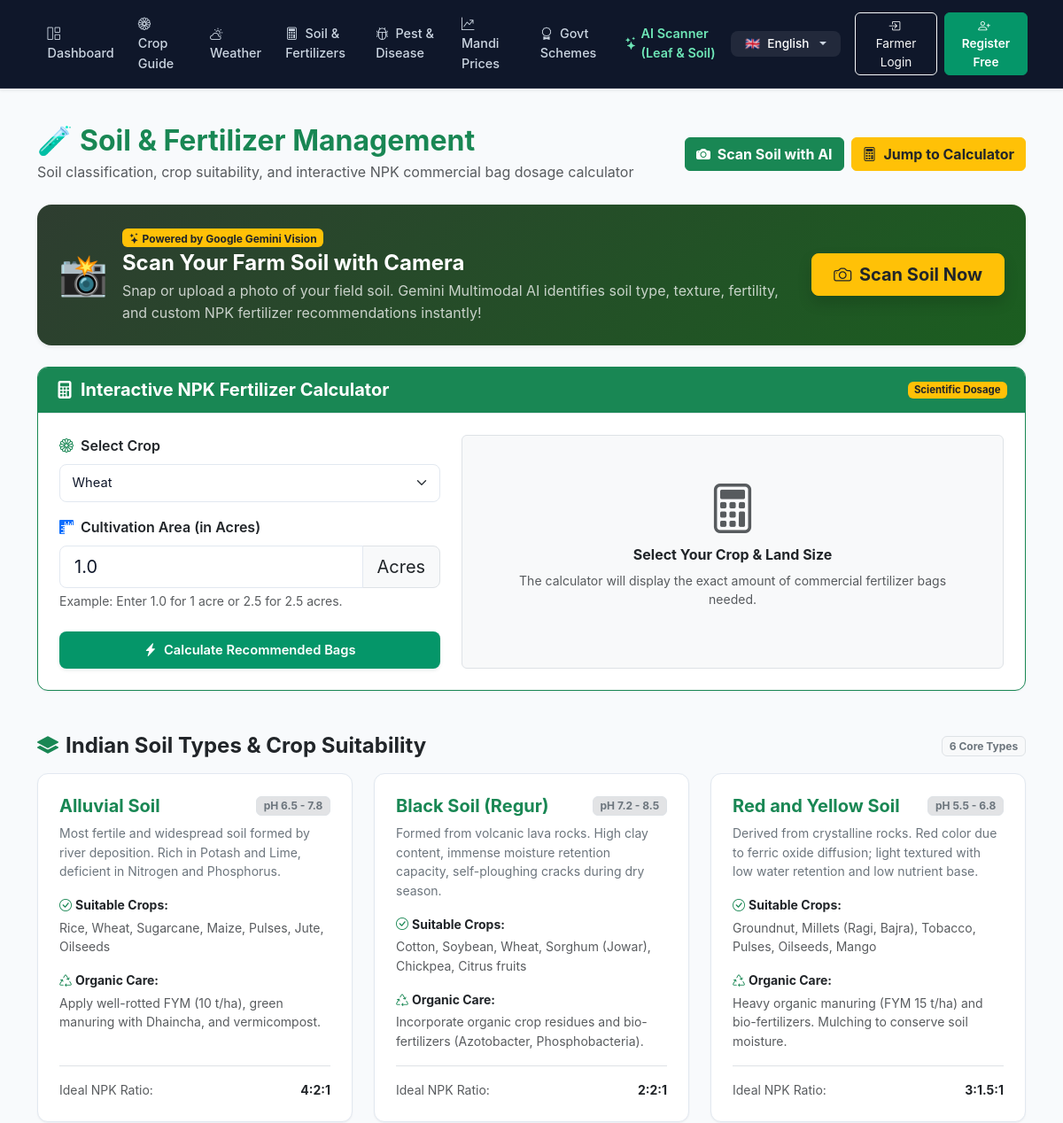
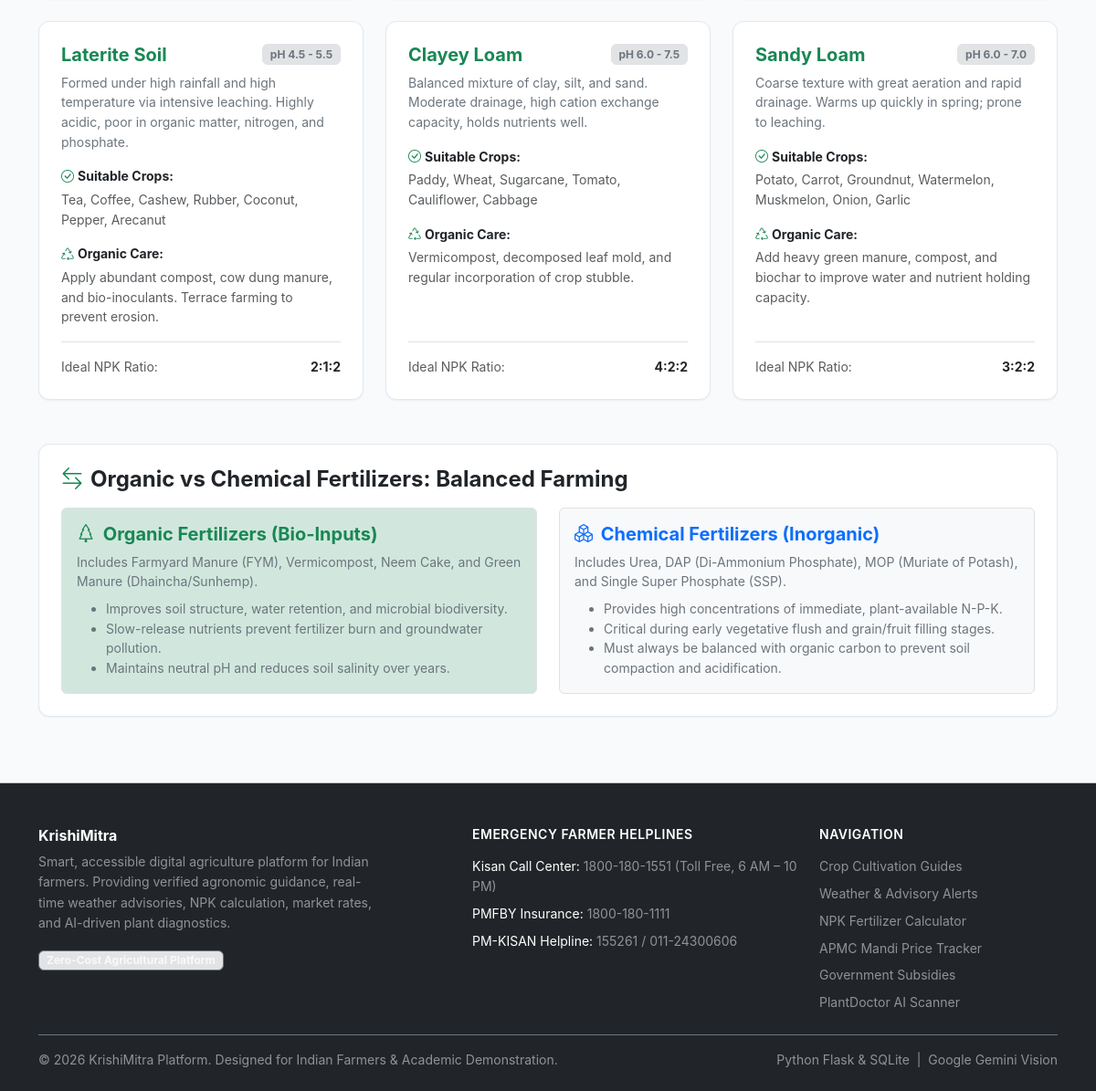
The page /soil/ on the database its author committed (2 pictures, top to bottom).
### tables this page shows
CREATE TABLE fertilizer_soil (
    id INTEGER PRIMARY KEY AUTOINCREMENT,
    soil_type TEXT NOT NULL UNIQUE,
    characteristics TEXT NOT NULL,
    suitable_crops TEXT NOT NULL,
    organic_recommendations TEXT NOT NULL,
    chemical_recommendations TEXT NOT NULL,
    npk_ratio TEXT NOT NULL,
    ph_range TEXT NOT NULL
);

### app/routes/soil.py (the view, shortened to what this page needs)
@soil_bp.route('/', methods=['GET', 'POST'])
def index():
    db = get_db()
    soils = db.execute("SELECT * FROM fertilizer_soil ORDER BY id ASC").fetchall()
    calc_result = None
    selected_crop = "Wheat"
    acres = 1.0
    return render_template(
        'soil/index.html',
        soils=soils,
        crop_options=list(CROP_NPK_ACRE.keys()),
        calc_result=calc_result,
        selected_crop=selected_crop,
        acres=acres
    )

### app/database/db.py (called while the page is built, shortened)
def get_db():
    if 'db' not in g:
        db_url = current_app.config.get('DATABASE_URL') or os.environ.get('DATABASE_URL')
        db_path = current_app.config.get('DATABASE', 'krishimitra.db')
        conn = sqlite3.connect(db_path)
        conn.row_factory = sqlite3.Row
        g.db = conn
        g.db_backend = 'sqlite'
    return g.db

### app/translations/languages.py (called while the page is built)
def get_translation(key: str, lang: str = 'en') -> str:
    if not lang or lang not in SUPPORTED_LANGUAGES:
        lang = 'en'
    entry = TRANSLATIONS.get(key)
    if not entry:
        return key
    return entry.get(lang, entry.get('en', key))

### app/templates/soil/index.html (shortened to what this page needs)
{% extends "base.html" %}
{% block content %}
<div class="container py-4">
  <div class="d-flex flex-column flex-md-row justify-content-between align-items-md-center mb-4 gap-2">
    <div>
      <h2 class="fw-bold text-success mb-1">
        <span class="me-2">🧪</span>Soil & Fertilizer Management
      </h2>
      <p class="text-muted mb-0">Soil classification, crop suitability, and interactive NPK commercial bag dosage calculator</p>
    </div>
    <div class="d-flex gap-2">
      <a href="{{ url_for('plantdoctor.index', scan_type='soil') }}" class="btn btn-success fw-bold">
        <i class="bi bi-camera-fill me-1"></i> Scan Soil with AI
      </a>
      <a href="#calculator" class="btn btn-warning fw-bold text-dark">
        <i class="bi bi-calculator me-1"></i> Jump to Calculator
      </a>
    </div>
  </div>
  <div class="card border-0 shadow-sm mb-4" style="background: linear-gradient(135deg, #2e3d30, #1b5e20); color: white; border-radius: 16px;">
    <div class="card-body p-4 d-flex flex-column flex-md-row align-items-center justify-content-between gap-3">
      <div class="d-flex align-items-center gap-3">
        <div style="font-size: 2.8rem;">📸</div>
        <div>
          <span class="badge bg-warning text-dark fw-bold mb-1">
            <i class="bi bi-stars"></i> Powered by Google Gemini Vision
          </span>
          <h4 class="fw-bold mb-1">Scan Your Farm Soil with Camera</h4>
          <p class="mb-0 opacity-75">Snap or upload a photo of your field soil. Gemini Multimodal AI identifies soil type, texture, fertility, and custom NPK fertilizer recommendations instantly!</p>
        </div>
      </div>
      <a href="{{ url_for('plantdoctor.index', scan_type='soil') }}" class="btn btn-warning btn-lg fw-bold text-dark text-nowrap px-4 shadow">
        <i class="bi bi-camera me-1"></i> Scan Soil Now
      </a>
    </div>
  </div>
  <div class="farm-card mb-5 border-success" id="calculator">
    <div class="card-header-agri bg-success text-white d-flex align-items-center justify-content-between">
      <h5 class="fw-bold mb-0 text-white"><i class="bi bi-calculator-fill me-2"></i>Interactive NPK Fertilizer Calculator</h5>
      <span class="badge bg-warning text-dark fw-bold">Scientific Dosage</span>
    </div>
    <div class="p-4">
      <div class="row g-4">
        <div class="col-lg-5">
          <form method="POST" action="{{ url_for('soil.index') }}#calculator">
            <div class="mb-3">
              <label for="cropSelect" class="form-label fw-semibold text-dark">
                <i class="bi bi-flower1 text-success me-1"></i> Select Crop
              </label>
              <select class="form-select form-select-lg" id="cropSelect" name="crop" required>
                {% for crop_name in crop_options %}
                  <option value="{{ crop_name }}" {% if crop_name == selected_crop %}selected{% endif %}>
                    {{ crop_name }}
                  </option>
                {% endfor %}
              </select>
            </div>
            <div class="mb-4">
              <label for="acresInput" class="form-label fw-semibold text-dark">
                <i class="bi bi-rulers text-primary me-1"></i> Cultivation Area (in Acres)
              </label>
              <div class="input-group input-group-lg">
                <input type="number" class="form-control" id="acresInput" name="acres" value="{{ acres }}" min="0.1" max="500" step="0.1" required>
                <span class="input-group-text bg-light">Acres</span>
              </div>
              <div class="form-text">Example: Enter 1.0 for 1 acre or 2.5 for 2.5 acres.</div>
            </div>
            <button type="submit" class="btn btn-agri btn-lg w-100 shadow-sm">
              <i class="bi bi-lightning-charge-fill me-1"></i> Calculate Recommended Bags
            </button>
          </form>
        </div>
        <div class="col-lg-7">
          {% if calc_result %}
            <div class="p-4 rounded-3 border bg-light h-100">
              <div class="d-flex justify-content-between align-items-center mb-3">
                <h6 class="fw-bold text-success mb-0">
                  Fertilizer Schedule For {{ calc_result['crop'] }} ({{ calc_result['acres'] }} Acres)
                </h6>
                <span class="badge bg-success-subtle text-success border">Verified Recommendation</span>
              </div>
              <div class="row g-2 mb-3 text-center">
                <div class="col-4">
                  <div class="p-2 border rounded bg-white">
                    <small class="text-muted d-block">Nitrogen (N)</small>
                    <strong class="text-success fs-5">{{ calc_result['total_n'] }} kg</strong>
                  </div>
                </div>
                <div class="col-4">
                  <div class="p-2 border rounded bg-white">
                    <small class="text-muted d-block">Phosphorus (P)</small>
                    <strong class="text-primary fs-5">{{ calc_result['total_p'] }} kg</strong>
                  </div>
                </div>
                <div class="col-4">
                  <div class="p-2 border rounded bg-white">
                    <small class="text-muted d-block">Potassium (K)</small>
                    <strong class="text-danger fs-5">{{ calc_result['total_k'] }} kg</strong>
                  </div>
                </div>
              </div>
              <h6 class="fw-bold text-dark mb-2 small text-uppercase">Recommended Commercial Fertilizer Bags:</h6>
              <div class="row g-2 mb-3">
                <div class="col-md-4">
                  <div class="p-3 border rounded bg-white text-center">
                    <span class="badge bg-warning text-dark mb-1">Urea (46% N)</span>
                    <h3 class="fw-bold text-dark mb-0">{{ calc_result['urea_bags'] }} <small class="fs-6 text-muted">Bags</small></h3>
                    <small class="text-muted">({{ calc_result['urea_kg'] }} kg total, 45kg/bag)</small>
                  </div>
                </div>
                <div class="col-md-4">
                  <div class="p-3 border rounded bg-white text-center">
                    <span class="badge bg-info text-white mb-1">DAP (18-46-0)</span>
                    <h3 class="fw-bold text-dark mb-0">{{ calc_result['dap_bags'] }} <small class="fs-6 text-muted">Bags</small></h3>
                    <small class="text-muted">({{ calc_result['dap_kg'] }} kg total, 50kg/bag)</small>
                  </div>
                </div>
                <div class="col-md-4">
                  <div class="p-3 border rounded bg-white text-center">
                    <span class="badge bg-danger text-white mb-1">MOP (60% K)</span>
                    <h3 class="fw-bold text-dark mb-0">{{ calc_result['mop_bags'] }} <small class="fs-6 text-muted">Bags</small></h3>
                    <small class="text-muted">({{ calc_result['mop_kg'] }} kg total, 50kg/bag)</small>
                  </div>
                </div>
              </div>
              <div class="alert alert-success border-0 small mb-0 d-flex align-items-center gap-2">
                <i class="bi bi-patch-check-fill text-success fs-4"></i>
                <div>
                  <strong>Organic Base Recommendation:</strong> Apply approximately <strong>{{ calc_result['organic_compost_tons'] }} Tons</strong> of well-decomposed Farmyard Manure (FYM) or Vermicompost during land preparation.
                </div>
              </div>
            </div>
          {% else %}
            <div class="p-5 border rounded bg-light text-center h-100 d-flex flex-column justify-content-center">
              <i class="bi bi-calculator text-muted display-4 mb-2"></i>
              <h6 class="text-dark fw-bold">Select Your Crop & Land Size</h6>
              <p class="text-muted small">The calculator will display the exact amount of commercial fertilizer bags needed.</p>
            </div>
          {% endif %}
        </div>
      </div>
    </div>
  </div>
  <div class="mb-5">
    <div class="d-flex align-items-center justify-content-between mb-3">
      <h4 class="fw-bold text-dark mb-0"><i class="bi bi-layers-fill text-success me-2"></i>Indian Soil Types & Crop Suitability</h4>
      <span class="badge bg-light text-secondary border">6 Core Types</span>
    </div>
    <div class="row g-4">
      {% for s in soils %}
      <div class="col-md-6 col-lg-4">
        <div class="farm-card h-100 p-4 d-flex flex-column justify-content-between">
          <div>
            <div class="d-flex justify-content-between align-items-center mb-2">
              <h5 class="fw-bold text-success mb-0">{{ s['soil_type'] }}</h5>
              <span class="badge bg-secondary-subtle text-secondary border">pH {{ s['ph_range'] }}</span>
            </div>
            <p class="small text-secondary mb-3 leading-relaxed">{{ s['characteristics'] }}</p>
            <div class="mb-3 small">
              <strong class="text-dark d-block mb-1"><i class="bi bi-check-circle text-success me-1"></i>Suitable Crops:</strong>
              <span class="text-muted">{{ s['suitable_crops'] }}</span>
            </div>
            <div class="mb-3 small">
              <strong class="text-dark d-block mb-1"><i class="bi bi-recycle text-success me-1"></i>Organic Care:</strong>
              <span class="text-muted">{{ s['organic_recommendations'] }}</span>
            </div>
          </div>
          <div class="pt-3 border-top small d-flex justify-content-between align-items-center">
            <span class="text-muted">Ideal NPK Ratio:</span>
            <span class="fw-bold text-dark">{{ s['npk_ratio'] }}</span>
          </div>
        </div>
      </div>
      {% endfor %}
    </div>
  </div>
  <div class="farm-card p-4">
    <h4 class="fw-bold text-dark mb-3"><i class="bi bi-arrow-left-right text-success me-2"></i>Organic vs Chemical Fertilizers: Balanced Farming</h4>
    <div class="row g-4">
      <div class="col-md-6">
        <div class="p-3 border rounded bg-success-subtle h-100">
          <h5 class="fw-bold text-success"><i class="bi bi-tree me-1"></i> Organic Fertilizers (Bio-Inputs)</h5>
          <p class="small text-secondary mb-2">
            Includes Farmyard Manure (FYM), Vermicompost, Neem Cake, and Green Manure (Dhaincha/Sunhemp).
          </p>
          <ul class="small text-secondary mb-0">
            <li>Improves soil structure, water retention, and microbial biodiversity.</li>
            <li>Slow-release nutrients prevent fertilizer burn and groundwater pollution.</li>
            <li>Maintains neutral pH and reduces soil salinity over years.</li>
          </ul>
        </div>
      </div>
      <div class="col-md-6">
        <div class="p-3 border rounded bg-light h-100">
          <h5 class="fw-bold text-primary"><i class="bi bi-boxes me-1"></i> Chemical Fertilizers (Inorganic)</h5>
          <p class="small text-secondary mb-2">
            Includes Urea, DAP (Di-Ammonium Phosphate), MOP (Muriate of Potash), and Single Super Phosphate (SSP).
          </p>
          <ul class="small text-secondary mb-0">
            <li>Provides high concentrations of immediate, plant-available N-P-K.</li>
            <li>Critical during early vegetative flush and grain/fruit filling stages.</li>
            <li>Must always be balanced with organic carbon to prevent soil compaction and acidification.</li>
          </ul>
        </div>
      </div>
    </div>
  </div>
</div>
{% endblock %}

### app/static/css/style.css (style rules this page uses)
body { top: 0px !important; }
:root { --primary-green: #059669; --primary-dark: #047857; --primary-light: #10b981; --primary-subtle: #ecfdf5; --primary-border: #a7f3d0; --bg-app: #f8fafc; --surface-card: #ffffff; --surface-muted: #f1f5f9; --text-main: #0f172a; --text-secondary: #475569; --text-muted: #94a3b8; --border-light: #e2e8f0; --border-focus: #059669; --accent-amber: #d97706; --accent-amber-subtle: #fffbeb; --accent-red: #dc2626; --accent-blue: #2563eb; --shadow-sm: 0 1px 2px 0 rgb(15 23 42 / 0.05); --shadow-md: 0 4px 6px -1px rgb(15 23 42 / 0.07), 0 2px 4px -2px rgb(15 23 42 / 0.05); --shadow-lg: 0 10px 15px -3px rgb(15 23 42 / 0.08), 0 4px 6px -4px rgb(15 23 42 / 0.04); }
body { font-family: -apple-system, BlinkMacSystemFont, "Plus Jakarta Sans", "Inter", "Segoe UI", Roboto, sans-serif; background-color: var(--bg-app); color: var(--text-main); min-height: 100vh; display: flex; flex-direction: column; line-height: 1.55; -webkit-font-smoothing: antialiased; }
.farm-card { background: var(--surface-card); border: 1px solid var(--border-light); border-radius: 12px; box-shadow: var(--shadow-sm); transition: border-color 0.2s ease, box-shadow 0.2s ease; overflow: hidden; }
.card-header-agri { background-color: #ffffff; border-bottom: 1px solid var(--border-light); color: var(--text-main); font-weight: 600; font-size: 0.95rem; padding: 0.85rem 1.25rem; }
.btn-agri { background-color: var(--primary-green); color: #ffffff; font-weight: 600; font-size: 0.92rem; border: 1px solid transparent; border-radius: 8px; padding: 0.55rem 1.25rem; transition: all 0.15s ease-in-out; box-shadow: var(--shadow-sm); }
.form-control, .form-select { border: 1px solid var(--border-light); border-radius: 8px; padding: 0.6rem 0.85rem; font-size: 0.92rem; color: var(--text-main); background-color: #ffffff; transition: border-color 0.15s ease, box-shadow 0.15s ease; }

### rows shown on the page
fertilizer_soil: soil_type "Alluvial Soil", ph_range "6.5 - 7.8", characteristics "Most fertile and widespread soil formed by river deposition. Rich in Potash and Lime, deficient in Nitrogen and Phosphorus.", suitable_crops "Rice, Wheat, Sugarcane, Maize, Pulses, Jute, Oilseeds", organic_recommendations "Apply well-rotted FYM (10 t/ha), green manuring with Dhaincha, and vermicompost.", npk_ratio "4:2:1"
fertilizer_soil: soil_type "Black Soil (Regur)", ph_range "7.2 - 8.5", characteristics "Formed from volcanic lava rocks. High clay content, immense moisture retention capacity, self-ploughing cracks during dry season.", suitable_crops "Cotton, Soybean, Wheat, Sorghum (Jowar), Chickpea, Citrus fruits", organic_recommendations "Incorporate organic crop residues and bio-fertilizers (Azotobacter, Phosphobacteria).", npk_ratio "2:2:1"
fertilizer_soil: soil_type "Red and Yellow Soil", ph_range "5.5 - 6.8", characteristics "Derived from crystalline rocks. Red color due to ferric oxide diffusion; light textured with low water retention and low nutrient base.", suitable_crops "Groundnut, Millets (Ragi, Bajra), Tobacco, Pulses, Oilseeds, Mango", organic_recommendations "Heavy organic manuring (FYM 15 t/ha) and bio-fertilizers. Mulching to conserve soil moisture.", npk_ratio "3:1.5:1"
fertilizer_soil: soil_type "Laterite Soil", ph_range "4.5 - 5.5", characteristics "Formed under high rainfall and high temperature via intensive leaching. Highly acidic, poor in organic matter, nitrogen, and phosphate.", suitable_crops "Tea, Coffee, Cashew, Rubber, Coconut, Pepper, Arecanut", organic_recommendations "Apply abundant compost, cow dung manure, and bio-inoculants. Terrace farming to prevent erosion.", npk_ratio "2:1:2"
fertilizer_soil: soil_type "Clayey Loam", ph_range "6.0 - 7.5", characteristics "Balanced mixture of clay, silt, and sand. Moderate drainage, high cation exchange capacity, holds nutrients well.", suitable_crops "Paddy, Wheat, Sugarcane, Tomato, Cauliflower, Cabbage", organic_recommendations "Vermicompost, decomposed leaf mold, and regular incorporation of crop stubble.", npk_ratio "4:2:2"
fertilizer_soil: soil_type "Sandy Loam", ph_range "6.0 - 7.0", characteristics "Coarse texture with great aeration and rapid drainage. Warms up quickly in spring; prone to leaching.", suitable_crops "Potato, Carrot, Groundnut, Watermelon, Muskmelon, Onion, Garlic", organic_recommendations "Add heavy green manure, compost, and biochar to improve water and nutrient holding capacity.", npk_ratio "3:2:2"

### other values the page prints
{{ t('nav_dashboard') }} "Dashboard"
{{ t('nav_crops') }} "Crop Guide"
{{ t('nav_weather') }} "Weather"
{{ t('nav_soil') }} "Soil & Fertilizers"
{{ t('nav_diseases') }} "Pest & Disease"
{{ t('nav_market') }} "Mandi Prices"
{{ t('nav_schemes') }} "Govt Schemes"
{{ t('nav_plantdoctor') }} "AI Scanner (Leaf & Soil)"
{{ t('nav_login') }} "Farmer Login"
{{ t('nav_register') }} "Register Free"
form field crop "Wheat"
